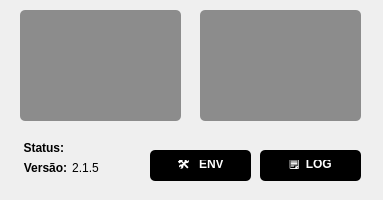
<?xml version="1.0" encoding="UTF-8"?>
<ui version="4.0">
 <class>GerenciadorServicos</class>
 <widget class="QMainWindow" name="GerenciadorServicos">
  <property name="geometry">
   <rect>
    <x>0</x>
    <y>0</y>
    <width>383</width>
    <height>200</height>
   </rect>
  </property>
  <property name="minimumSize">
   <size>
    <width>383</width>
    <height>200</height>
   </size>
  </property>
  <property name="maximumSize">
   <size>
    <width>383</width>
    <height>200</height>
   </size>
  </property>
  <property name="windowTitle">
   <string>Gerenciador Apihub 25.02</string>
  </property>
  <widget class="QWidget" name="centralwidget">
   <widget class="QLabel" name="lblStatusServico">
    <property name="geometry">
     <rect>
      <x>60</x>
      <y>140</y>
      <width>81</width>
      <height>16</height>
     </rect>
    </property>
    <property name="toolTip">
     <string>&lt;html&gt;&lt;head/&gt;&lt;body&gt;&lt;p&gt;Status:&lt;/p&gt;&lt;/body&gt;&lt;/html&gt;</string>
    </property>
    <property name="styleSheet">
     <string notr="true"/>
    </property>
    <property name="text">
     <string>&lt;html&gt;&lt;head/&gt;&lt;body&gt;&lt;p&gt;&lt;br/&gt;&lt;/p&gt;&lt;/body&gt;&lt;/html&gt;</string>
    </property>
    <property name="alignment">
     <set>Qt::AlignCenter</set>
    </property>
   </widget>
   <widget class="QPushButton" name="btnInstalar">
    <property name="geometry">
     <rect>
      <x>20</x>
      <y>10</y>
      <width>161</width>
      <height>111</height>
     </rect>
    </property>
    <property name="whatsThis">
     <string>&lt;html&gt;&lt;head/&gt;&lt;body&gt;&lt;p&gt;v&lt;/p&gt;&lt;/body&gt;&lt;/html&gt;</string>
    </property>
    <property name="styleSheet">
     <string notr="true">QPushButton {
    color: rgb(255, 255, 255);
	
	background-color: rgb(140, 140, 140);
    font-weight: bold;
   	font-size:80px;
    border-radius: 5px;
    border: none;
    padding: 10px;
}


QPushButton:pressed {
    /*background-color: rgb(0, 0,166);  /*mais escuro ao pressionar */
	background-color: rgb(0, 197, 0);
    padding-top: 12px;  /* simula o botão afundando */
}
QPushButton:hover{
    /*background-color: rgb(0, 0,166);  /*mais escuro ao pressionar */
	background-color: rgb(0, 197, 0);
    padding-top: 12px;  /* simula o botão afundando */
}
</string>
    </property>
    <property name="text">
     <string/>
    </property>
   </widget>
   <widget class="QPushButton" name="btnServico">
    <property name="geometry">
     <rect>
      <x>200</x>
      <y>10</y>
      <width>161</width>
      <height>111</height>
     </rect>
    </property>
    <property name="styleSheet">
     <string notr="true">QPushButton {
    color: rgb(255, 255, 255);
    background-color:  rgb(140, 140, 140);    
	font-weight: bold;
   	font-size:80px;
    border-radius: 5px;
    border: none;
    padding: 10px;
}


QPushButton:pressed {
    background-color: rgb(217, 83,79); /* mais escuro ao pressionar */
    padding-top: 12px;  /* simula o botão afundando */
}

QPushButton:hover {
    background-color: rgb(217, 83,79); /* mais escuro ao pressionar */
    padding-top: 12px;  /* simula o botão afundando */
}</string>
    </property>
    <property name="text">
     <string/>
    </property>
   </widget>
   <widget class="QPushButton" name="btnEditarEnv">
    <property name="geometry">
     <rect>
      <x>150</x>
      <y>150</y>
      <width>101</width>
      <height>31</height>
     </rect>
    </property>
    <property name="styleSheet">
     <string notr="true">QPushButton {
    background-color: rgb(0, 0, 0);   /* preto */
    color: rgb(255, 255, 255);        /* branco */
    font-weight: bold;
    border-radius: 5px;
    border: none;
    padding: 10px 20px;
    cursor: pointer;
    transition: all 0.3s ease;        /* transição suave */
}

QPushButton:hover {
    background-color: rgb(0, 50, 100);  /* azul escuro */
    transform: scale(1.05);             /* leve zoom */
    box-shadow: 
        0 0 15px rgba(255, 255, 255, 0.2),  /* brilho sutil */
        0 4px 10px rgba(0, 0, 0, 0.5);      /* profundidade */
}
</string>
    </property>
    <property name="text">
     <string>🛠️   ENV</string>
    </property>
   </widget>
   <widget class="QPushButton" name="btnAbrirLog">
    <property name="geometry">
     <rect>
      <x>260</x>
      <y>150</y>
      <width>101</width>
      <height>31</height>
     </rect>
    </property>
    <property name="styleSheet">
     <string notr="true">QPushButton {
    background-color: rgb(0, 0, 0);   /* preto */
    color: rgb(255, 255, 255);        /* branco */
    font-weight: bold;
    border-radius: 5px;
    border: none;
    padding: 10px 20px;
    cursor: pointer;
    transition: all 0.3s ease;        /* transição suave */
}

QPushButton:hover {
    background-color: rgb(0, 50, 100);  /* azul escuro */
    transform: scale(1.05);             /* leve zoom */
    box-shadow: 
        0 0 15px rgba(255, 255, 255, 0.2),  /* brilho sutil */
        0 4px 10px rgba(0, 0, 0, 0.5);      /* profundidade */
}
</string>
    </property>
    <property name="text">
     <string>🗒️  LOG</string>
    </property>
   </widget>
   <widget class="QLabel" name="lblStatusServico_3">
    <property name="geometry">
     <rect>
      <x>20</x>
      <y>160</y>
      <width>51</width>
      <height>16</height>
     </rect>
    </property>
    <property name="font">
     <font>
      <weight>75</weight>
      <bold>true</bold>
     </font>
    </property>
    <property name="text">
     <string>Versão:</string>
    </property>
    <property name="alignment">
     <set>Qt::AlignCenter</set>
    </property>
   </widget>
   <widget class="QLabel" name="lblStatusServico_4">
    <property name="geometry">
     <rect>
      <x>70</x>
      <y>160</y>
      <width>31</width>
      <height>16</height>
     </rect>
    </property>
    <property name="font">
     <font>
      <weight>50</weight>
      <bold>false</bold>
     </font>
    </property>
    <property name="text">
     <string>2.1.5</string>
    </property>
    <property name="alignment">
     <set>Qt::AlignCenter</set>
    </property>
   </widget>
   <widget class="QLabel" name="lblStatusServico_5">
    <property name="geometry">
     <rect>
      <x>20</x>
      <y>140</y>
      <width>51</width>
      <height>16</height>
     </rect>
    </property>
    <property name="font">
     <font>
      <weight>75</weight>
      <bold>true</bold>
     </font>
    </property>
    <property name="text">
     <string>Status: </string>
    </property>
    <property name="alignment">
     <set>Qt::AlignCenter</set>
    </property>
   </widget>
  </widget>
 </widget>
 <resources/>
 <connections/>
</ui>
